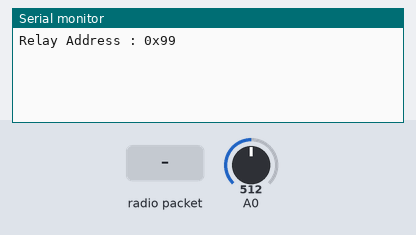
A sketch run on a simulated Arduino Uno, built with avr-gcc and run on an emulated ATmega328P. Parts: the last lines printed to the serial monitor. The inputs (shaded band) are chosen by the test bench; at power-on: A0 = 512. Random numbers use the default seed unless the sketch sets one; no radio packets arrive unless stated.

Above: at 1.2 s.
1.3 s: radio packet "Mode 1" arrives
At 3.5 s:
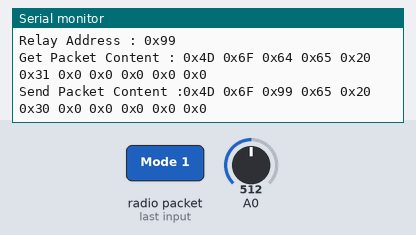
3.8 s: radio packet "1" arrives
At 5.7 s:
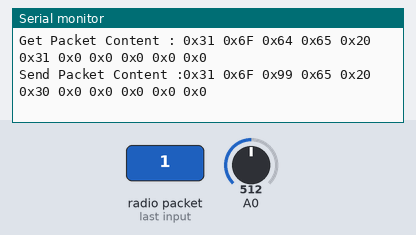

The sketch:

Relay.ino
```cpp
#include "MyLoRaForRelay.h"
#include <SPI.h>
#include "Arduino.h"
#include <LoRa.h>

// 定義MyLoRa物件
MyLoRaForRelay Relay(0x99,11,400,900,100,600,2);

// 建立函數區
// ===================================================================
// 建立顯示封包
void PrintPacket(byte d[],int Max,String msg)
{
  Serial.print(msg);
  for(int i = 0 ; i < Max ; i++)
  {
    Serial.print("0x");
    Serial.print(d[i],HEX);
    Serial.print(" ");
  }
  Serial.println("");
}

// 通用設定區
// ===================================================================
void setup()
{
  Serial.begin(9600);
  if(!LoRa.begin(915E6))
  {
    Serial.println("Start Fail~");
    while(1);
  }
  Serial.println("Relay Address : 0x99");
  Serial.setTimeout(500);
}

// 通用迴圈區
// ===================================================================
void loop()
{
   Relay.RelayBegin();
}
```

MyLoRaForRelay.cpp
```cpp
#include "MyLoRaForRelay.h"
#include <LoRa.h>
#include <SPI.h>
#include "Arduino.h"
#include <EEPROM.h>

// 定義封包類型
#define PKT_TYPE_DATA 0x01
#define PKT_TYPE_ACK 0x02
#define PKT_TTL_DROP 0x00

// 建立建構子(轉送)
MyLoRaForRelay::MyLoRaForRelay(byte relay, int packetSize , int dtime_min , int dtime_max , int atime_min , int atime_max , int relayCount )
{
  this->setRelay(relay);
  this->packetSize = packetSize ;
  this->setNULL(this->queue,this->packetSize);
  this->setNULL(this->data,this->packetSize);
  this->dtime_min = dtime_min ;
  this->dtime_max = dtime_max ;
  this->atime_min = atime_min ;
  this->atime_max = atime_max ;
  this->relayCount = relayCount ;
}

// 設定Relay位置
void MyLoRaForRelay::setRelay(byte Address = 0x00)
{
  this->relay = Address ;
}

// 發送封包
void MyLoRaForRelay::SendPacket(bool Print)
{
  if(!this->isNULL(this->data,this->packetSize))
  {
    LoRa.beginPacket();
    LoRa.write(this->data,packetSize);
    LoRa.endPacket();
  }
  if(Print)
  {
    this->PrintPacket(this->data,11,"Send Packet Content :");
  }
  this->setNULL(this->queue,this->packetSize);
  this->setNULL(this->data,this->packetSize);
}


// 接收封包
bool MyLoRaForRelay::getPacket(bool Print)
{
  int backPacketSize = LoRa.parsePacket();
  if(backPacketSize > 0)
  {
    LoRa.readBytes(this->backData , this->packetSize);
    if(Print)
    {
      this->PrintPacket(this->backData,11,"Get Packet Content : ");
    }
    return true;
  }
  return false;
}

// 建立顯示封包
void MyLoRaForRelay::PrintPacket(byte d[],int Max , String msg)
{
  Serial.print(msg);
  for(int i = 0 ; i < Max ; i++)
  {
    Serial.print("0x");
    Serial.print(d[i],HEX);
    Serial.print(" ");
  }
  Serial.println("");
}


// 啟動轉送器
void MyLoRaForRelay::RelayBegin()
{
  if(this->getPacket(true))
  {
    this->process();
  }
  this->EndTime = millis();
  if(!this->isNULL(this->queue,this->packetSize) && (((this->EndTime - this->StartTime) >= this->timeout) || (this->EndTime - this->StartTime) < 0))
  {
    // 將queue的暫存封包寫入正式發送區data
    this->CopyArray(this->queue, this->data, this->packetSize);
//    for(int i = 0 ; i < this->packetSize ; i++)
//    {
//      this->data[i] = this->queue[i] ;
//    }
    // 設定relay id 及 將ttl檢查碼扣一次
    this->data[2] = this->relay ;
    this->data[5] -= 1 ;
    this->SendPacket(true);
  }
}

// 處理封包
void MyLoRaForRelay::process()
{
  if((this->backData[5] > PKT_TTL_DROP))
  {
    if(this->isNULL(this->queue,this->packetSize))
    {
//       Serial.println("Mode 1");
       this->CopyArray(this->backData, this->queue, this->packetSize);
//       for(int i = 0 ; i < this->packetSize ; i++)
//       {
//          this->queue[i] = this->backData[i] ;
//       }
//       this->PrintPacket(this->queue,11,"Queue Data Content : ");
       randomSeed(analogRead(0));
       this->StartTime = millis() ;
       switch(this->queue[3])
       {
          case PKT_TYPE_DATA :
            this->timeout = random(this->dtime_min,this->dtime_max);
            break;
          case PKT_TYPE_ACK :
            this->timeout = random(this->atime_min,this->atime_max);
            break;
       }
    }
    else if((!this->isNULL(this->queue,this->packetSize)) && (this->queue[3] == PKT_TYPE_DATA))
    {
//       Serial.println("Mode 2");
       if((this->backData[3] == PKT_TYPE_ACK) && (this->backData[4] == this->queue[4]))
       {
//          Serial.println(2);
          this->CopyArray(this->backData, this->queue, this->packetSize);
//          for(int i = 0 ; i < this->packetSize ; i++)
//          {
//             this->queue[i] = this->backData[i] ;
//          }
          randomSeed(analogRead(0));
          this->StartTime = millis() ;
          this->timeout = random(this->atime_min,this->atime_max);
       }
       else if(this->backData[4] > this->queue[4])
       {
//           Serial.println(3);
           this->CopyArray(this->backData, this->queue, this->packetSize);
//           for(int i = 0 ; i < this->packetSize ; i++)
//           {
//              this->queue[i] = this->backData[i] ;
//           }
           randomSeed(analogRead(0));
           this->StartTime = millis() ;
           switch(this->backData[3])
           {
            case PKT_TYPE_DATA:
              this->timeout = random(this->dtime_min,this->dtime_max);
              break ;
            case PKT_TYPE_ACK:
              this->timeout = random(this->atime_min,this->atime_max);
              break ;
           }
       }
    }
    else if((!this->isNULL(this->queue,this->packetSize)) && (this->queue[3] == PKT_TYPE_ACK))
    {
//       Serial.println("Mode 3");
       if(this->backData[4] > this->queue[4])
       {
//          Serial.println(4);
          this->CopyArray(this->backData, this->queue, this->packetSize);
//          for(int i = 0 ; i < this->packetSize ; i++)
//          {
//             this->queue[i] = this->backData[i] ;
//          }
          randomSeed(analogRead(0));
          this->StartTime = millis() ;
          switch(this->backData[3])
           {
            case PKT_TYPE_DATA:
              this->timeout = random(this->dtime_min,this->dtime_max);
              break ;
            case PKT_TYPE_ACK:
              this->timeout = random(this->atime_min,this->atime_max);
              break ;
           }
       }
    }
  }
  //this->PrintPacket(this->queue,this->packetSize,"Queue Content : ");
}

void MyLoRaForRelay::CopyArray(byte Data1[] , byte Data2[] , int Size)
{
  for(int i = 0 ; i < Size ; i++)
  {
    Data2[i] = Data1[i] ;
  }
}

void MyLoRaForRelay::setNULL(byte data[],int len)
{
  for(int i = 0 ; i < len ; i++)
  {
    data[i] = 0 ;
  }
}

bool MyLoRaForRelay::isNULL(byte data[],int len)
{
  for(int i = 0 ; i < len ; i++)
  {
    if(data[i] != 0x00)
    {
      return false;
    }
  }
  return true;
}
```

MyLoRaForRelay.h
```cpp
#ifndef _MyLoRa__
#define _MyLoRa__

#include <LoRa.h>
#include <SPI.h>
#include "Arduino.h"

// 建構LoRa物件
class MyLoRaForRelay
{
  private :
    byte relay ;
    int packetSize;
    int timeout = 0 ;
    int dtime_min,dtime_max,atime_min,atime_max ;
    long StartTime , EndTime ;
    int relayCount = 0 ;

  public :
    byte data[11];
    byte backData[11];
    byte queue[11];
    typedef struct{
      byte control ;
      byte seqNum ;
      byte ttl ;
    } PktInfo ;

    // 建立建構子(轉送)
    MyLoRaForRelay(byte relay, int packetSize , int dtime_min , int dtime_max , int atime_min , int atime_max , int relayCount);

    // 設定Relay位置
    void setRelay(byte Address = 0x00);

    // 發送封包
    void SendPacket(bool Print);

    // 接收封包
    bool getPacket(bool Print);

    // 列印封包
    void PrintPacket(byte d[] ,int Max , String msg);

    // 建立轉送器
    void RelayBegin();

    // 處理封包
    void process();

    // 複製陣列資料
    void CopyArray(byte Data1[] , byte Data2[] , int Size);

    // 設為空值
    void setNULL(byte data[],int len);

    // 檢查是否空值
    bool isNULL(byte data[],int len);
};

#endif
```

Measured:
- after the input at 1.3 s, the serial monitor: prints a new line after 1.0 s (image 1)
- after the input at 3.8 s, the serial monitor: prints a new line after 1.0 s (image 2)
